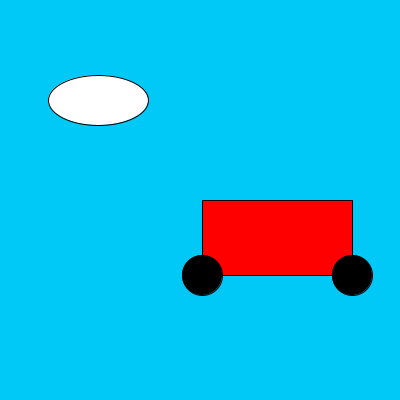
Frame 1 (no input)
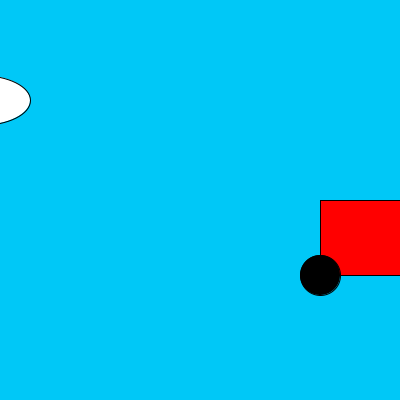
Frame 60 (the mouse pressed at the canvas centre just before this capture)
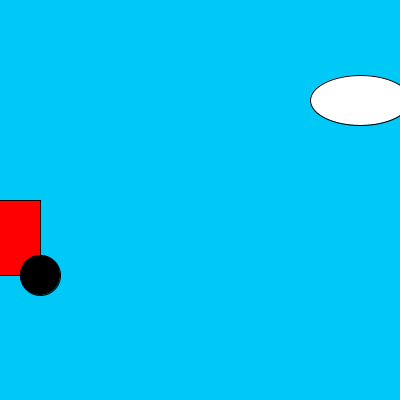
Frame 120 (the mouse held since frame 60 and released just before this capture)

The Processing sketch that drew these frames (run headless with seeded random() and noise(); from frame 60 on, the mouse is pressed at the canvas centre):

// Processing sketch: condicionales_EjemploAuto
// ── condicionales_EjemploAuto.pde
//Posicion Carroceria
float posXAuto;
float posYAuto;
//Posicion rueda izquierda

float posXRueda;
float posYRueda;
//Posicion rueda derecha

float posXRuedaD;
float posYRuedaD;
//Tam de la carroceria
int tamXAuto;
int tamYAuto;

//Tam de la rueda
int tamRueda;
int velAuto;

//Paisaje
float posXNube;
float posYNube;

int altoNube;
int anchoNube;

int velNube;

//Camino

int posXRuta;
int posYRuta;

int velRuta;

int tamXRuta;
int tamYRuta;

void setup() {
  size(400, 400);
  posXAuto=width/2;
  posYAuto=width/2;
  tamXAuto=150;
  tamYAuto=75;
  tamRueda=40;
  velAuto=2;
  velNube=-velAuto;
  posXNube=100;
  posYNube=100;
  anchoNube=100;
  altoNube=50;
  
  posXRuta=0;
  posYRuta= height/2;
  
  tamYRuta=height/2;
  tamXRuta=width*2;
}

void draw() {
  background(0, 200, 247);
  //CARROCERIA
  fill(255,0,0);
  if(posXAuto>=width){
    posXAuto=-tamXAuto;
  }
  posXAuto=posXAuto+velAuto;
  rect(posXAuto, posYAuto, tamXAuto, tamYAuto);
  //Rueda Izquierda
  fill(0);
  posXRueda=posXAuto;
  posYRueda=posYAuto+tamYAuto;
  circle(posXRueda, posYRueda, tamRueda);
  //Rueda Derecha
  posXRuedaD=posXAuto+tamXAuto;
  posYRuedaD=posYAuto+tamYAuto;
  circle(posXRuedaD,posYRuedaD,tamRueda);
  //Nubes 
  fill(255);
  if(posXNube<=0-anchoNube/2){
  posXNube=width+anchoNube/2;}
  posXNube=posXNube+velNube;
  ellipse(posXNube,posYNube,anchoNube,altoNube);
  
  
}
